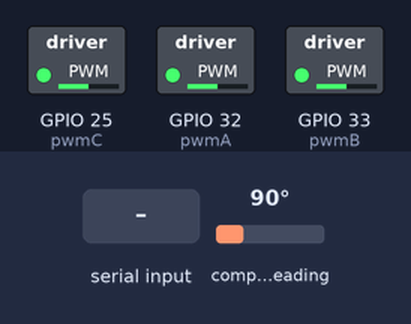
A sketch run on a simulated ESP32-S3. Shown: switched loads named in the sketch (green lamp = pin HIGH). Wiring (inferred from the names in the program): AS5600 angle sensor at I2C address 0x36. Inputs (shaded band) come from the test bench; at power-on: compass heading 90°. What the sketch prints to the serial monitor is not drawn.

Above: at 2.7 s.
2.8 s: "1\n" received over Serial
At 4.0 s:
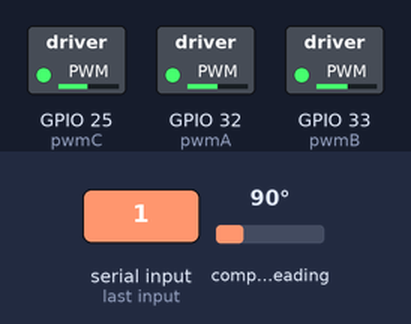
4.3 s: compass heading set to 7°
At 4.6 s:
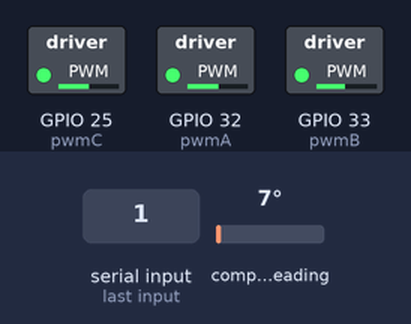
5.8 s: "2\n" received over Serial
At 6.2 s:
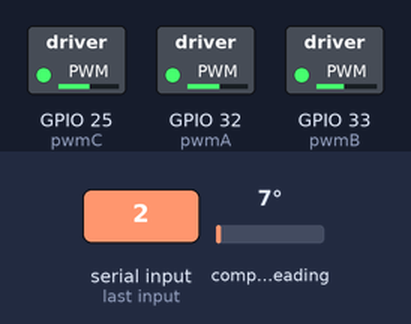
7.3 s: compass heading set to 90°
At 7.7 s:
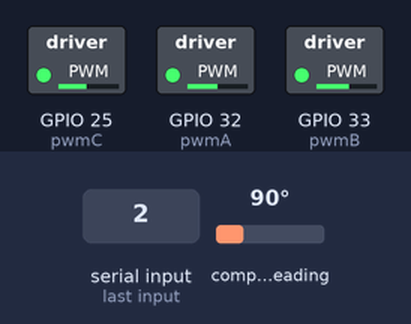
8.8 s: compass heading set to 180°
At 9.9 s:
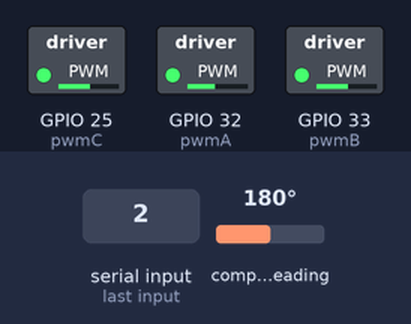
10.3 s: compass heading set to 269°
At 11.4 s:
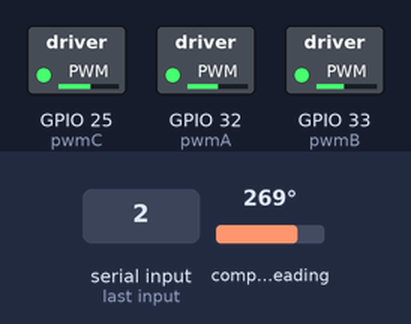
Timing chart, 0 to 12.8 s (numbered marks = the images above; inputs shaded):
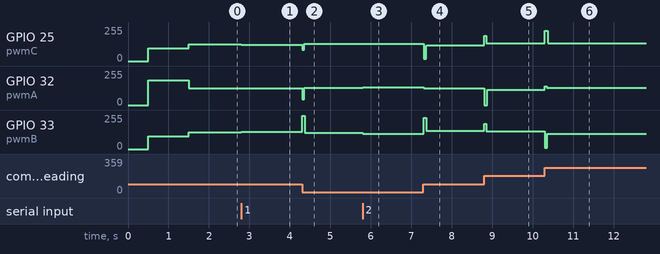

Measured:
- after the input at 2.8 s, GPIO 25 (pwmC): 127/255 → 122/255 at once; GPIO 33 (pwmB): 127/255 → 131/255 at once
- after the input at 4.3 s, GPIO 25 (pwmC): 122/255 → 128/255 at once; GPIO 32 (pwmA): 127/255 → 130/255 at once; GPIO 33 (pwmB): 131/255 → 251/255 at once, → 121/255 0.07 s later
- after the input at 5.8 s, GPIO 25 (pwmC): 128/255 → 130/255 at once; GPIO 32 (pwmA): 130/255 → 134/255 at once; GPIO 33 (pwmB): 121/255 → 116/255 at once
- after the input at 7.3 s, GPIO 25 (pwmC): 130/255 → 17/255 at once, → 117/255 0.06 s later; GPIO 32 (pwmA): 134/255 → 127/255 at once; GPIO 33 (pwmB): 116/255 → 236/255 at once, → 136/255 0.06 s later
- after the input at 8.8 s, GPIO 25 (pwmC): 117/255 → 132/255 at once; GPIO 32 (pwmA): 127/255 → 0/255 at once, → 115/255 0.07 s later; GPIO 33 (pwmB): 136/255 → 132/255 at once
- after the input at 10.3 s, GPIO 25 (pwmC): 132/255 → 227/255 at once, → 135/255 0.06 s later; GPIO 32 (pwmA): 115/255 → 128/255 at once; GPIO 33 (pwmB): 132/255 → 9/255 at once, → 116/255 0.06 s later

The sketch:

DengFOC_Lib_Lesson7_CloseLoop_Vel.ino
```cpp
// (licence header left out)
#include "DengFOC.h"

int Sensor_DIR=-1;    //传感器方向
int Motor_PP=7;    //电机极对数

void setup() {
  Serial.begin(57600);
  DFOC_Vbus(12.6);   //设定驱动器供电电压
  DFOC_alignSensor(Motor_PP,Sensor_DIR);
}


void loop()
{
  //设置速度环PID
   DFOC_M0_SET_VEL_PID(0.005,0.00,0,0);
  //设置速度
   DFOC_M0_setVelocity(serial_motor_target());
  //接收串口
  serialReceiveUserCommand();

}
```

AS5600.cpp
```cpp
#include "AS5600.h"
#include "Wire.h"
#include <Arduino.h>

#define _2PI 6.28318530718f


// AS5600 相关
// 范围是0到6.28
// 该函数通过 I2C 通信从 AS5600 传感器读取 12 位的角度数据，对高低字节进行处理以提取有效位，然后将原始数据转换为以弧度为单位的角度值并返回。
double Sensor_AS5600::getSensorAngle() {
  // 该变量存储了 AS5600 传感器中角度数据高字节所在的寄存器地址，值为 0x0C
  uint8_t angle_reg_msb = 0x0C;

  // 这是一个长度为 2 的字节数组，用于存储从传感器读取的两个字节的数据，其中一个是高字节，另一个是低字节。
  byte readArray[2];
  uint16_t readValue = 0;  // 用于存储将两个字节合并后的 16 位整数值。

  wire->beginTransmission(0x36);  // 启动与 AS5600 传感器的 I2C 通信，0x36 是传感器的 I2C 地址。
  wire->write(angle_reg_msb);  // 向传感器发送要读取的寄存器地址（即角度数据的高字节地址）。
  wire->endTransmission(false);  // 结束当前的传输，但保持 I2C 总线的连接，以便后续请求数据。
  wire->requestFrom(0x36, (uint8_t)2);  // 向传感器请求 2 个字节的数据。

  // 依次读取这两个字节的数据，并将它们存储在 readArray 数组中。
  for (byte i=0; i < 2; i++) {          //
    readArray[i] = wire->read();
  }
  int _bit_resolution=12;  // 表示传感器的分辨率为 12 位，即角度数据的精度为 12 位二进制数。

  /**
   * 寄存器的位编号：寄存器的位编号从 0 开始，最右边的位是第 0 位，最左边的位是第 7 位。
   * 12 位数据的分布：假设 12 位数据的最高位是第 11 位，最低位是第 0 位。
   * 而高字节寄存器涵盖的是从第 7 位到第 11 位。
   * 计算有效位数量：所以高字节寄存器里有效位的数量就是 11 - 7 = 4 位。
   */
  int _bits_used_msb=11-7;  // 高字节寄存器里有效位的数量

  // 计算传感器的一圈总计数（Counts Per Revolution），即 2 的 _bit_resolution 次方。
  // 对于 12 位分辨率的传感器，cpr 的值为 4096。
  float cpr = pow(2, _bit_resolution);

  // // 计算低字节中实际使用的位数，即总分辨率减去高字节中使用的位数。
  int lsb_used = _bit_resolution - _bits_used_msb;   // 12-4 = 8

  // 用于提取低字节中的有效位。通过左移操作和减法运算创建一个掩码，该掩码只保留低字节中实际使用的位。
  uint8_t lsb_mask = (uint8_t)( (2 << lsb_used) - 1 );

  // 用于提取高字节中的有效位，同样通过左移和减法运算创建。
  uint8_t msb_mask = (uint8_t)( (2 << _bits_used_msb) - 1 );
  readValue = ( readArray[1] &  lsb_mask ); // 提取低字节中的有效位，并将其赋值给 readValue。

  // 提取高字节中的有效位，并将其左移 lsb_used 位，然后加到 readValue 上，完成高低字节的合并。
  readValue += ( ( readArray[0] & msb_mask ) << lsb_used );

  // 将合并后的 16 位整数值转换为 0 到 1 之间的小数，表示当前角度在一圈中所占的比例。
  return (readValue/ (float)cpr) * _2PI;  // 单位是弧度，范围是0到2pi

}

//AS5600 相关

//=========角度处理相关=============
Sensor_AS5600::Sensor_AS5600(int Mot_Num) {
   _Mot_Num=Mot_Num;  //使得 Mot_Num 可以统一在该文件调用

}
void Sensor_AS5600::Sensor_init(TwoWire* _wire) {
    wire=_wire;
    wire->begin();   //电机Sensor
    delay(500);
    getSensorAngle();
    delayMicroseconds(1);
    prev_angle = getSensorAngle();
    last_time = micros();
    delay(1);
    getSensorAngle();
    delayMicroseconds(1);
    current_angle = getSensorAngle();
    current_time = micros();
}


void Sensor_AS5600::Sensor_update() {
    float new_angle = getSensorAngle();
    current_time = micros();
    float d_angle = new_angle - current_angle;
    // 圈数检测
    if(abs(d_angle) > (0.8f*_2PI) )
    {
        full_rotations += ( d_angle > 0 ) ? -1 : 1;
    }
    current_angle = new_angle;
}

float Sensor_AS5600::getMechanicalAngle() {
    return current_angle;
}

float Sensor_AS5600::getAngle(){
    return (float)full_rotations * _2PI + current_angle;
}

float Sensor_AS5600::getVelocity() {
    // 计算采样时间
    float Ts = (current_time - last_time)*1e-6;
    // 快速修复奇怪的情况（微溢出）
    if(Ts <= 0) Ts = 1e-3f;
    // 速度计算
    float vel = ( (float)(full_rotations - last_full_rotations)*_2PI + (current_angle - prev_angle) ) / Ts;
    // 保存变量以待将来使用
    prev_angle = current_angle;
    last_full_rotations = full_rotations;
    last_time = current_time;
    return vel;//返回计算的角速度值，弧度单位
}
```

AS5600.h
```cpp
#include <Arduino.h>
#include "Wire.h"

class Sensor_AS5600
{
  public:
    Sensor_AS5600(int Mot_Num);
    void Sensor_init(TwoWire* _wire = &Wire);
    void Sensor_update();
    float getAngle();
    float getVelocity();
    float getMechanicalAngle();
    double getSensorAngle();
  private:
    int _Mot_Num;
    //AS5600 变量定义
    //int sensor_direction=1;       //编码器旋转方向定义
    float prev_angle= 0;
    float current_angle = 0;
    long current_time = 0;
    long last_time = 0;
    int32_t full_rotations=0; // 总圈数计数
    int32_t last_full_rotations=0; //用于速度计算的先前完整旋转圈数
TwoWire* wire;
};
```

DengFOC.cpp
```cpp
#include <Arduino.h>
#include "AS5600.h"
#include "lowpass_filter.h"
#include "pid.h"

#define _constrain(amt,low,high) ((amt)<(low)?(low):((amt)>(high)?(high):(amt)))
float voltage_power_supply;
float Ualpha,Ubeta=0,Ua=0,Ub=0,Uc=0;
#define _3PI_2 4.71238898038f
float zero_electric_angle=0;
int PP=1,DIR=1;
int pwmA = 32;
int pwmB = 33;
int pwmC = 25;

//低通滤波初始化
// 0.01是时间常数Tf
LowPassFilter M0_Vel_Flt = LowPassFilter(0.01); // Tf = 10ms   //M0速度环
//PID
// 参数分别是P I D ramp limit
PIDController vel_loop_pid{2,0,0,100000,voltage_power_supply/2};
PIDController angle_loop_pid{2,0,0,100000,100};

//AS5600
Sensor_AS5600 S0=Sensor_AS5600(0);
TwoWire S0_I2C = TwoWire(0);

//=================PID 设置函数=================
//重新设置速度PID
void DFOC_M0_SET_VEL_PID(float P,float I,float D,float ramp)   //M0角度环PID设置
{
  vel_loop_pid.P=P;
  vel_loop_pid.I=I;
  vel_loop_pid.D=D;
  vel_loop_pid.output_ramp=ramp;
}
//重新设置角度PID
void DFOC_M0_SET_ANGLE_PID(float P,float I,float D,float ramp)   //M0角度环PID设置
{
  angle_loop_pid.P=P;
  angle_loop_pid.I=I;
  angle_loop_pid.D=D;
  angle_loop_pid.output_ramp=ramp;
}


//M0速度PID接口
float DFOC_M0_VEL_PID(float error)   //M0速度环
{
   return vel_loop_pid(error);

}
//M0角度PID接口
float DFOC_M0_ANGLE_PID(float error)
{
  return angle_loop_pid(error);
}


//初始变量及函数定义
#define _constrain(amt,low,high) ((amt)<(low)?(low):((amt)>(high)?(high):(amt)))
//宏定义实现的一个约束函数,用于限制一个值的范围。
//具体来说，该宏定义的名称为 _constrain，接受三个参数 amt、low 和 high，分别表示要限制的值、最小值和最大值。该宏定义的实现使用了三元运算符，根据 amt 是否小于 low 或大于 high，返回其中的最大或最小值，或者返回原值。
//换句话说，如果 amt 小于 low，则返回 low；如果 amt 大于 high，则返回 high；否则返回 amt。这样，_constrain(amt, low, high) 就会将 amt 约束在 [low, high] 的范围内。1


// 归一化角度到 [0,2PI]
float _normalizeAngle(float angle){
  float a = fmod(angle, 2*PI);   //取余运算可以用于归一化，列出特殊值例子算便知
  return a >= 0 ? a : (a + 2*PI);
  //三目运算符。格式：condition ? expr1 : expr2
  //其中，condition 是要求值的条件表达式，如果条件成立，则返回 expr1 的值，否则返回 expr2 的值。可以将三目运算符视为 if-else 语句的简化形式。
  //fmod 函数的余数的符号与除数相同。因此，当 angle 的值为负数时，余数的符号将与 _2PI 的符号相反。也就是说，如果 angle 的值小于 0 且 _2PI 的值为正数，则 fmod(angle, _2PI) 的余数将为负数。
  //例如，当 angle 的值为 -PI/2，_2PI 的值为 2PI 时，fmod(angle, _2PI) 将返回一个负数。在这种情况下，可以通过将负数的余数加上 _2PI 来将角度归一化到 [0, 2PI] 的范围内，以确保角度的值始终为正数。
}


// 设置PWM到控制器输出
void setPwm(float Ua, float Ub, float Uc) {
  // 限制上限
  Ua = _constrain(Ua, 0.0f, voltage_power_supply);
  Ub = _constrain(Ub, 0.0f, voltage_power_supply);
  Uc = _constrain(Uc, 0.0f, voltage_power_supply);
  // 计算占空比
  // 限制占空比从0到1
  float dc_a = _constrain(Ua / voltage_power_supply, 0.0f , 1.0f );
  float dc_b = _constrain(Ub / voltage_power_supply, 0.0f , 1.0f );
  float dc_c = _constrain(Uc / voltage_power_supply, 0.0f , 1.0f );

  //写入PWM到PWM 0 1 2 通道
  ledcWrite(0, dc_a*255);
  ledcWrite(1, dc_b*255);
  ledcWrite(2, dc_c*255);
}

void setTorque(float Uq,float angle_el) {
  S0.Sensor_update(); //更新传感器数值
  Uq=_constrain(Uq,-(voltage_power_supply)/2,(voltage_power_supply)/2);
  float Ud=0;
  angle_el = _normalizeAngle(angle_el);
  // 帕克逆变换
  Ualpha =  -Uq*sin(angle_el);
  Ubeta =   Uq*cos(angle_el);

  // 克拉克逆变换
  Ua = Ualpha + voltage_power_supply/2;
  Ub = (sqrt(3)*Ubeta-Ualpha)/2 + voltage_power_supply/2;
  Uc = (-Ualpha-sqrt(3)*Ubeta)/2 + voltage_power_supply/2;
  setPwm(Ua,Ub,Uc);
}

void DFOC_Vbus(float power_supply)
{
  voltage_power_supply=power_supply;
  pinMode(pwmA, OUTPUT);
  pinMode(pwmB, OUTPUT);
  pinMode(pwmC, OUTPUT);
  ledcSetup(0, 30000, 8);  //pwm频道, 频率, 精度
  ledcSetup(1, 30000, 8);  //pwm频道, 频率, 精度
  ledcSetup(2, 30000, 8);  //pwm频道, 频率, 精度
  ledcAttachPin(pwmA, 0);
  ledcAttachPin(pwmB, 1);
  ledcAttachPin(pwmC, 2);
  Serial.println("完成PWM初始化设置");

  //AS5600
  S0_I2C.begin(19,18, 400000UL);
  S0.Sensor_init(&S0_I2C);   //初始化编码器0
  Serial.println("编码器加载完毕");

  //PID 加载
  vel_loop_pid = {2, 0, 0, 100000, voltage_power_supply/2};
 }


float _electricalAngle(){
  return  _normalizeAngle((float)(DIR *  PP) * S0.getMechanicalAngle()-zero_electric_angle);
}


void DFOC_alignSensor(int _PP,int _DIR)
{
  PP=_PP;
  DIR=_DIR;
  setTorque(3, _3PI_2);  //起劲
  delay(1000);
  S0.Sensor_update();  //更新角度，方便下面电角度读取
  zero_electric_angle=_electricalAngle();
  setTorque(0, _3PI_2);  //松劲（解除校准）
  Serial.print("0电角度：");Serial.println(zero_electric_angle);
}

float DFOC_M0_Angle()
{
  return DIR*S0.getAngle();
}

//无滤波
//float DFOC_M0_Velocity()
//{
//  return DIR*S0.getVelocity();
//}

//有滤波
float DFOC_M0_Velocity()
{
  //获取速度数据并滤波
  float vel_M0_ori=S0.getVelocity();
  float vel_M0_flit=M0_Vel_Flt(DIR*vel_M0_ori);
  return vel_M0_flit;   //考虑方向
}

//==============串口接收==============
float motor_target;
int commaPosition;
String serialReceiveUserCommand() {

  // a string to hold incoming data
  static String received_chars;

  String command = "";

  while (Serial.available()) {
    // get the new byte:
    char inChar = (char)Serial.read();
    // add it to the string buffer:
    received_chars += inChar;

    // end of user input
    if (inChar == '\n') {

      // execute the user command
      command = received_chars;

      commaPosition = command.indexOf('\n');//检测字符串中的逗号
      if(commaPosition != -1)//如果有逗号存在就向下执行
      {
          motor_target = command.substring(0,commaPosition).toDouble();            //电机角度
          Serial.println(motor_target);
      }
      // reset the command buffer
      received_chars = "";
    }
  }
  return command;
}


float serial_motor_target()
{
  return motor_target;
}


//================简易接口函数================
void DFOC_M0_set_Velocity_Angle(float Target)
{
 setTorque(DFOC_M0_VEL_PID(DFOC_M0_ANGLE_PID((Target-DFOC_M0_Angle())*180/PI)),_electricalAngle());   //角度闭环
}

void DFOC_M0_setVelocity(float Target)
{
  setTorque(DFOC_M0_VEL_PID((serial_motor_target()-DFOC_M0_Velocity())*180/PI),_electricalAngle());   //速度闭环
}

void DFOC_M0_set_Force_Angle(float Target)   //力位
{
  setTorque(DFOC_M0_ANGLE_PID((Target-DFOC_M0_Angle())*180/PI),_electricalAngle());
}

void DFOC_M0_setTorque(float Target)
{
  setTorque(Target,_electricalAngle());
}
```

DengFOC.h
```cpp
// (licence header left out)
void setPwm(float Ua, float Ub, float Uc);
float setTorque(float Uq,float angle_el);
float _normalizeAngle(float angle);
void DFOC_Vbus(float power_supply);
void DFOC_alignSensor(int _PP,int _DIR);
float _electricalAngle();

float serial_motor_target();
String serialReceiveUserCommand();
//传感器读取
float DFOC_M0_Velocity();
float DFOC_M0_Angle();
//PID
void DFOC_M0_SET_ANGLE_PID(float P,float I,float D,float ramp);
void DFOC_M0_SET_VEL_PID(float P,float I,float D,float ramp);
float DFOC_M0_VEL_PID(float error);
float DFOC_M0_ANGLE_PID(float error);
//接口函数
void DFOC_M0_set_Velocity_Angle(float Target);
void DFOC_M0_setVelocity(float Target);
void DFOC_M0_set_Force_Angle(float Target);
void DFOC_M0_setTorque(float Target);
```

lowpass_filter.cpp
```cpp
#include "lowpass_filter.h"

LowPassFilter::LowPassFilter(float time_constant): Tf(time_constant), last_val(0.0f)
{
    last_timestamp = micros();
}


float LowPassFilter::operator() (float x)
{
    unsigned long timestamp = micros();
    float dt = (timestamp - last_timestamp)*1e-6f;

    if (dt < 0.0f ) dt = 2.0f*1e-3f;
    else if(dt > 0.3f) {
        last_val = x;
        last_timestamp = timestamp;
        return x;
    }

    float alpha = Tf/(Tf + dt);
    float y = alpha*last_val + (1.0f - alpha)*x;
    last_val = y;
    last_timestamp = timestamp;
    return y;
}
```

lowpass_filter.h
```cpp
#include <Arduino.h>

#ifndef LOWPASS_FILTER_H
#define LOWPASS_FILTER_H

/**
  * 低通滤波器类
  */

class LowPassFilter
{
public:
    LowPassFilter(float Tf);
    ~LowPassFilter() = default;

    float operator() (float x);
    float Tf; // 低通滤波时间常数

protected:
    unsigned long last_timestamp;  // 最后执行时间戳
    float last_val; // 上一个循环中的过滤后的值
};

#endif
```

pid.cpp
```cpp
#include "pid.h"
#include <Arduino.h>
#define _constrain(amt,low,high) ((amt)<(low)?(low):((amt)>(high)?(high):(amt)))


PIDController::PIDController(float P, float I, float D, float ramp, float limit)
    : P(P)
    , I(I)
    , D(D)
    , output_ramp(ramp)    // PID控制器加速度限幅
    , limit(limit)         // PID控制器输出限幅
    , error_prev(0.0f)
    , output_prev(0.0f)
    , integral_prev(0.0f)
{
    timestamp_prev = micros();
}

// PID 控制器函数
float PIDController::operator() (float error){
    // 计算两次循环中间的间隔时间
    unsigned long timestamp_now = micros();
    float Ts = (timestamp_now - timestamp_prev) * 1e-6f;
    if(Ts <= 0 || Ts > 0.5f) Ts = 2.0f*1e-3f;

    // P环
    float proportional = P * error;
    // Tustin 散点积分（I环）
    float integral = integral_prev + I*Ts*0.5f*(error + error_prev);
    integral = _constrain(integral, -limit, limit);
    // D环（微分环节）
    float derivative = D*(error - error_prev)/Ts;

    // 将P,I,D三环的计算值加起来
    float output = proportional + integral + derivative;
    output = _constrain(output, -limit, limit);

    if(output_ramp > 0){
        // 对PID的变化速率进行限制
        float output_rate = (output - output_prev)/Ts;
        if (output_rate > output_ramp)
            output = output_prev + output_ramp*Ts;
        else if (output_rate < -output_ramp)
            output = output_prev - output_ramp*Ts;
    }
    // 保存值（为了下一次循环）
    integral_prev = integral;
    output_prev = output;
    error_prev = error;
    timestamp_prev = timestamp_now;
    return output;
}
```

pid.h
```cpp
#ifndef PID_H
#define PID_H

class PIDController
{
public:
    PIDController(float P, float I, float D, float ramp, float limit);
    ~PIDController() = default;

    float operator() (float error);

    float P; //比例增益(P环增益)系数
    float I; //积分增益（I环增益）系数
    float D; //微分增益（D环增益）系数
    float output_ramp;
    float limit;
protected:
    float error_prev; //最后的跟踪误差值
    float output_prev;  //最后一个 pid 输出值
    float integral_prev; //最后一个积分分量值
    unsigned long timestamp_prev; //上次执行时间戳
};

#endif
```
